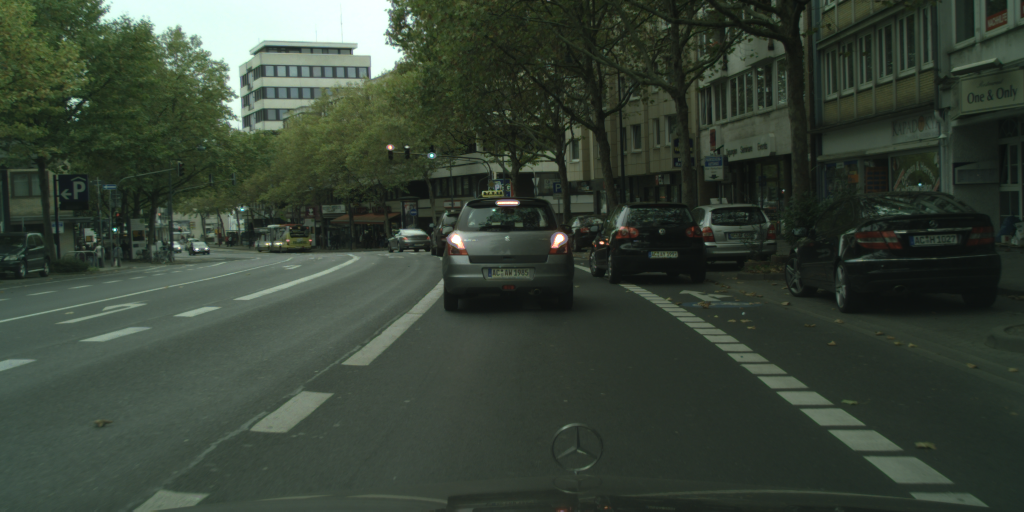
#> input picture single_image/aachen_000011_000019_leftImg8bit.png, 2048 x 1024 px, given in place of 333.jpg, which was not available (shown at 1/2 size)
$ jupyter execute --allow-errors temp.ipynb   (text cells are left out)
#> lines starting #> are read from the running program, lines starting #| are printed output that depends on the picture; pictures that were not available may be replaced by others from this repository, and a replacement may not be noted
[cell 1]
# import the libraries:
from typing import List, Optional, Union, Dict, Tuple
import json
import argparse
from pathlib import Path
import cv2

import numpy as np
from scipy import signal as sg
from scipy.ndimage import maximum_filter
from PIL import Image
import matplotlib.pyplot as plt

[cell 2]
# upload an image from the path: single_image/aachen_000011_000019_leftImg8bit.png
img = plt.imread("single_image/333.jpg")
#> img is the input picture: shape (1024, 2048, 3) float32; mean R, G, B 0.219, 0.26, 0.214
if img.max() <= 1:
    img = (img * 255).astype(np.uint8)

[cell 3]
# show the img:
plt.imshow(img)

[cell 4]
# print thre shape of the image:
print(img.shape)
#| (1024, 2048, 3)

[cell 5]
# store the blue channel of the image
blue_img = img[:,:,2] # 0:R, 1:G, 2:B
# store the green channel of the image
green_img = img[:,:,1] # 0:R, 1:G, 2:B
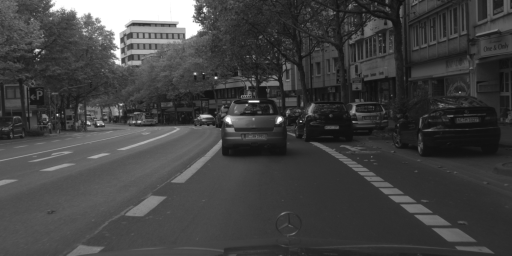
#> green_img: shape (1024, 2048) (shown at 1/4 size); min 12, max 255, mean 66.2
# store the red channel of the image
red_img = img[:,:,0] # 0:R, 1:G, 2:B
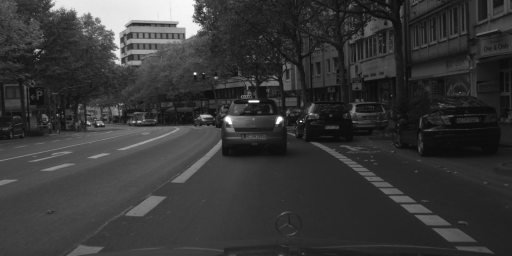
#> red_img: shape (1024, 2048) (shown at 1/4 size); min 0, max 255, mean 55.5

[cell 6]
# print the pixels of blue_img:
print(blue_img)
#> (printed output is left out)

# write to txt file:
np.savetxt('tl_blue_img.txt', blue_img, fmt='%d')

[cell 7]
# print the pixels of blue_img:
print(green_img)
#> (printed output is left out)

# write to txt file:
np.savetxt('tl_green_img.txt', green_img, fmt='%d')

[cell 8]
# print the pixels of the red_img:
print(red_img)
#> (printed output is left out)

# write to txt file:
np.savetxt('tl_red_img.txt', red_img, fmt='%d')

[cell 9]
# function that return the numbers of rows in a txt file:
def count_rows(file_name):
    with open(file_name) as file:
        return len(file.readlines())

[cell 10]
# count the rows in the red_img.txt file:
print('number iof rows in red_img.txt:')
print(count_rows('tl_red_img.txt'))

# count the rows in the green_img.txt file:
print('number iof rows in green_img.txt:')
print(count_rows('tl_green_img.txt'))

# count the rows in the blue_img.txt file:
print('number iof rows in blue_img.txt:')
print(count_rows('tl_blue_img.txt'))

[cell 11]
def max_length(file):
#> called with file = 'tl_red_img.txt'
    max_count = 0
    with open(file, 'r') as f:
        for line in f:
            count = len([int(item) for item in line.strip().split() if item.isdigit()])
            if count > max_count:
                max_count = count
    return max_count

[cell 12]
# max length int the red_image.txt file:
max_length("tl_red_img.txt")

[cell 13]
# max length in green_img.txt:
max_length("tl_green_img.txt")

[cell 14]
# max lenght in blue_img.txt:
max_length("tl_blue_img.txt")

[cell 15]
def has_same_number_of_numbers(file):
#> called with file = 'tl_red_img.txt'
    previous_count = None
    with open(file, 'r') as f:
        for line in f:
            count = len([item for item in line.strip().split() if item.isdigit()])
            if previous_count is not None and count != previous_count:
                return False
            previous_count = count
    return True

[cell 16]
# chack if the red image has the same number of numbers as the original image
print("red image:")
print(has_same_number_of_numbers("tl_red_img.txt"))

# chack if the green image has the same number of numbers as the original image:
print("green image:")
print(has_same_number_of_numbers("tl_green_img.txt"))

# chack if the blue image has the same number of numbers as the original image:
print("blue image:")
print(has_same_number_of_numbers("tl_blue_img.txt"))

[cell 17]
# function the gets two path of txt files and returns the content of the files are equal:
def compare_files(path1, path2):
    with open(path1, 'r') as file1, open(path2, 'r') as file2:
        return file1.read() == file2.read()

[cell 18]
#================
# compare files:
#================

# compare red and blue:
print ("red and blue:")
print(compare_files('tl_red_img.txt',"tl_blue_img.txt"))

# compare red and green:
print ("red and green:")
print(compare_files('tl_red_img.txt',"tl_green_img.txt"))

# compare blue and green:
print ("blue and green:")
print(compare_files('tl_blue_img.txt',"tl_green_img.txt"))

[cell 19]
# function that gets txt file side 2048x1024 and show the image in red channel:

def show_red_channel(txt_file):
    # Read the data from the txt file
    data = np.loadtxt(txt_file, dtype=np.uint8)

    red_channel_image = data.reshape(data.shape[0], data.shape[1])

    # Create an RGB image with the red channel
    rgb_image = np.zeros((data.shape[0], data.shape[1], 3), dtype=np.uint8)
    rgb_image[:,:,0] = red_channel_image # 0-red channel, 1-green channel, 2-blue channel

    # Display the image
    plt.imshow(rgb_image)
    plt.axis('off') # to remove axis
    plt.show()

[cell 20]
# function that gets txt file side 2048x1024 and save in red channel:
def save_red_channel(txt_file, output_image_file):
    # Read the data from the txt file
    data = np.loadtxt(txt_file, dtype=np.uint8)

    red_channel_image = data.reshape(data.shape[0], data.shape[1])

    # Create an RGB image with the red channel
    rgb_image = np.zeros((data.shape[0], data.shape[1], 3), dtype=np.uint8)
    rgb_image[:,:,0] = red_channel_image # 0-red channel, 1-green channel, 2-blue channel

    # Save the image to the specified file
    plt.imsave(output_image_file, rgb_image)

#> (a cell that did not finish here is left out)

#> (a cell that did not finish here is left out)


[cell 23]
# function that gets txt file and show the image in red channel:

def show_green_channel(txt_file):
    # Read the data from the txt file
    data = np.loadtxt(txt_file, dtype=np.uint8)

    green_channel_image = data.reshape(data.shape[0], data.shape[1])

    # Create an RGB image with the red channel
    rgb_image = np.zeros((data.shape[0], data.shape[1], 3), dtype=np.uint8)
    rgb_image[:,:,1] = green_channel_image # 0-red channel, 1-green channel, 2-blue channel

    # Display the image
    plt.imshow(rgb_image)
    plt.axis('off') # to remove axis
    plt.show()

[cell 24]
# function that gets txt file  and save in green channel:
def save_green_channel(txt_file, output_image_file):
    # Read the data from the txt file
    data = np.loadtxt(txt_file, dtype=np.uint8)

    green_channel_image = data.reshape(data.shape[0], data.shape[1])

    # Create an RGB image with the red channel
    rgb_image = np.zeros((data.shape[0], data.shape[1], 3), dtype=np.uint8)
    rgb_image[:,:,1] = green_channel_image # 0-red channel, 1-green channel, 2-blue channel

    # Save the image to the specified file
    plt.imsave(output_image_file, rgb_image)

#> (a cell that did not finish here is left out)

#> (a cell that did not finish here is left out)


[cell 27]
# function that gets txt file side 2048x1024 and show the image in red channel:

def show_blue_channel(txt_file):
    # Read the data from the txt file
    data = np.loadtxt(txt_file, dtype=np.uint8)

    blue_channel_image = data.reshape(data.shape[0], data.shape[1])

    # Create an RGB image with the red channel
    rgb_image = np.zeros((data.shape[0], data.shape[1], 3), dtype=np.uint8)
    rgb_image[:,:,2] = blue_channel_image # 0-red channel, 1-green channel, 2-blue channel

    # Display the image
    plt.imshow(rgb_image)
    plt.axis('off') # to remove axis
    plt.show()

[cell 28]
# function that gets txt file side 2048x1024 and save in red channel:
def save_blue_channel(txt_file, output_image_file):
    # Read the data from the txt file
    data = np.loadtxt(txt_file, dtype=np.uint8)

    blue_channel_image = data.reshape(data.shape[0], data.shape[1])

    # Create an RGB image with the red channel
    rgb_image = np.zeros((data.shape[0], data.shape[1], 3), dtype=np.uint8)
    rgb_image[:,:,2] = blue_channel_image # 0-red channel, 1-green channel, 2-blue channel

    # Save the image to the specified file
    plt.imsave(output_image_file, rgb_image)

#> (a cell that did not finish here is left out)

#> (a cell that did not finish here is left out)


[cell 31]
# Red chanel information:
new_red_img = plt.imread('./outputs_image_one_chanel/tl_red.png')
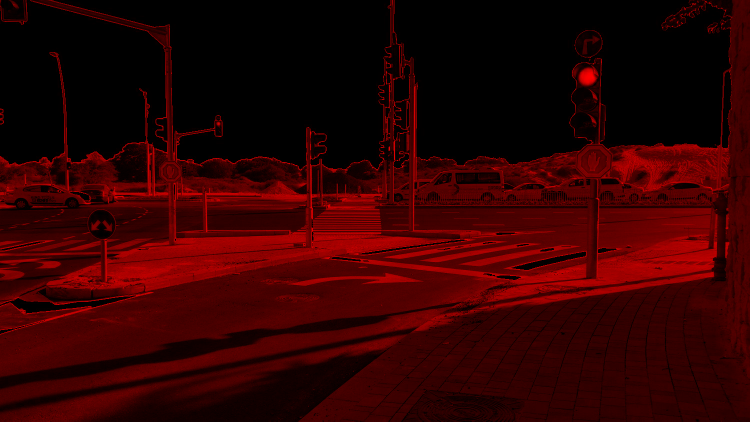
#> input picture outputs_image_one_chanel/tl_red.png, 1500 x 843 px (shown at 1/2 size)
#> new_red_img is the input picture: shape (843, 1500, 4) float32; mean R, G, B, A 0.196, 0, 0, 1
if img.max() <= 1:
    new_red_img = (img * 255).astype(np.uint8)

# print the shape of the image:
print(new_red_img.shape)
#| (843, 1500, 4)

# print the red channel:
print(new_red_img[:,:,0])
#> (printed output is left out)

# print the green channel:
print(new_red_img[:,:,1])
#> (printed output is left out)

# print the blue channel:
print(new_red_img[:,:,2])
#> (printed output is left out)

print(new_red_img[:,:,3])
#> (printed output is left out)

[cell 32]
# Green channel information:

# Read the green channel image (replace with the correct path)
new_green_img = plt.imread('./outputs_image_one_chanel/tl_green.png')
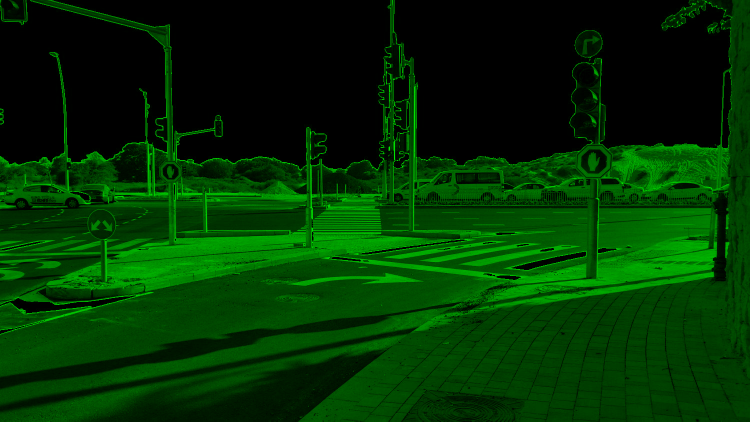
#> input picture outputs_image_one_chanel/tl_green.png, 1500 x 843 px (shown at 1/2 size)
#> new_green_img is the input picture: shape (843, 1500, 4) float32; mean R, G, B, A 0, 0.2, 0, 1
if img.max() <= 1:
    new_green_img = (img * 255).astype(np.uint8)
# Print the shape of the image
print(new_green_img.shape)
#| (843, 1500, 4)

# Print the red channel (should be all zeros or the same value)
print(new_green_img[:,:,0])
#> (printed output is left out)

# Print the green channel (should contain the data)
print(new_green_img[:,:,1])
#> (printed output is left out)

# Print the blue channel (should be all zeros or the same value)
print(new_green_img[:,:,2])
#> (printed output is left out)

# Print the alpha channel if present (may be all ones for full opacity)
print(new_green_img[:,:,3])
#> (printed output is left out)

[cell 33]
# Blue channel information:
new_blue_img = plt.imread('./outputs_image_one_chanel/tl_blue.png')
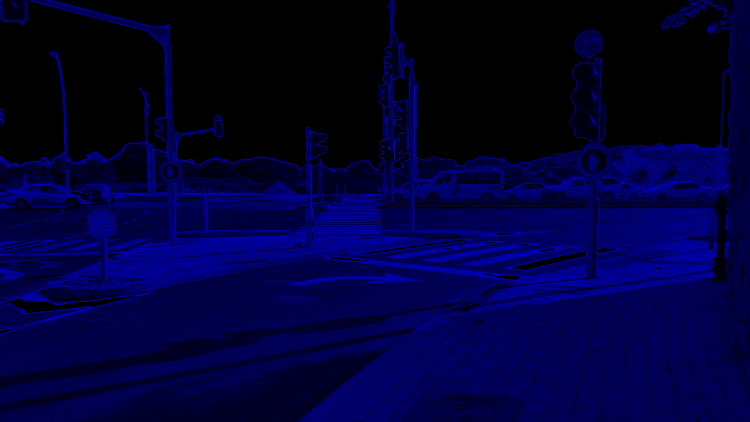
#> input picture outputs_image_one_chanel/tl_blue.png, 1500 x 843 px (shown at 1/2 size)
#> new_blue_img is the input picture: shape (843, 1500, 4) float32; mean R, G, B, A 0, 0, 0.218, 1
if img.max() <= 1:
    new_red_img = (img * 255).astype(np.uint8)

# Print the shape of the image:
print(new_blue_img.shape)
#| (843, 1500, 4)

# Print the red channel:
print(new_blue_img[:,:,0])
#> (printed output is left out)

# Print the green channel:
print(new_blue_img[:,:,1])
#> (printed output is left out)

# Print the blue channel:
print(new_blue_img[:,:,2])
#> (printed output is left out)

# Print the alpha channel (if it exists):
if new_blue_img.shape[2] == 4:
    print(new_blue_img[:,:,3])
#> (printed output is left out)

[cell 34]
# function to show image from txt file - gray scale
def show_image(txt_file):
    # Read the data from the txt file
    data = np.loadtxt(txt_file, dtype=np.uint8)

    # Reshape the data into an image format (1024, 2048)
    # This assumes that a single channel (e.g., red) is stored in the file
    channel_image = data.reshape(data.shape[0], data.shape[1])

    # Create a greyscale image using the channel
    grey_image = np.stack([channel_image]*3, axis=-1)

    # Display the image
    plt.imshow(grey_image, cmap='gray')
    plt.axis('off') # to remove axis
    plt.show()

#> (a cell that did not finish here is left out)

#> (a cell that did not finish here is left out)


#> (a cell that did not finish here is left out)


[cell 38]
# function to save image from txt file - gray scale:
def save_image(txt_file, output_path):
    # Read the data from the txt file
    data = np.loadtxt(txt_file, dtype=np.uint8)

    # Reshape the data into an image format (1024, 2048)
    # This assumes that a single channel (e.g., red) is stored in the file
    channel_image = data.reshape(data.shape[0], data.shape[1])

    # Create a greyscale image using the channel
    grey_image = np.stack([channel_image]*3, axis=-1)

    # Save the image to the specified output path
    plt.imsave(output_path, grey_image, cmap='gray')

[cell 39]
txt_file_path = "tl_red_img.txt"
output_image_path = "./outputs_image_one_chanel/tl_grey_scale_red_img.png"

#> (the rest of this cell did not finish here and is left out)

[cell 40]
txt_file_path = "tl_green_img.txt"
output_image_path = "./outputs_image_one_chanel/tl_grey_scale_green_img.png"

#> (the rest of this cell did not finish here and is left out)


[cell 41]
txt_file_path = "tl_blue_img.txt"
output_image_path = "./outputs_image_one_chanel/tl_grey_scale_blue_img.png"

#> (the rest of this cell did not finish here and is left out)


[cell 42]
# function the read pixels form txt file to np array size nxm
def read_pixels(file_name):
#> called with file_name = 'tl_red_img.txt'
    pixels = []
    with open(file_name, 'r') as f:
        for line in f:
            pixels.append(line.split())
    return np.array(pixels, dtype=np.uint8)

[cell 43]
from PIL import Image, ImageDraw
import numpy as np
from scipy.ndimage import convolve

def mark_regions(numpy_pixels):
    # Convert the input 2D numpy array to a PIL image (grayscale)
    grayscale_image = Image.fromarray(numpy_pixels.astype('uint8'))

    # Create a new RGB image to draw the "X" marks on
    marked_image = grayscale_image.convert("RGB")

    # Initialize the drawing context
    draw = ImageDraw.Draw(marked_image)

    # Define the convolution kernel
    kernel = np.array([[1/9, 1/9, 1/9], [1/9, 1/9, 1/9], [1/9, 1/9, 1/9]])

    # Apply the convolution operation to get a score for each pixel
    score = convolve(numpy_pixels, kernel)

    # Loop through each pixel and mark the regions with an "X" mark
    height, width = numpy_pixels.shape
    for y in range(height):
        for x in range(width):
            # Check if the score is above a threshold to consider it a region to mark
            if score[y, x] > 210:
                # Draw a green "X" mark at the current pixel
                draw.line([(x - 5, y - 5), (x + 5, y + 5)], fill="green", width=2)
                draw.line([(x - 5, y + 5), (x + 5, y - 5)], fill="green", width=2)

    # Save the image
    marked_image.save("outputs_image_one_chanel/x_tl_grey_scale_red_img.png")
    return marked_image

[cell 44]
red_pixels = read_pixels("tl_red_img.txt")
print(red_pixels)

[cell 45]
red_pixels.shape

[cell 46]
green_pixels = read_pixels("tl_green_img.txt")
print(green_pixels)

[cell 47]
blue_pixels = read_pixels("tl_blue_img.txt")
print(blue_pixels)

[cell 48]
# Mark red regions with a black "X" mark using convolution
marked_image = mark_regions(red_pixels)

# Save the marked image
marked_image.show()

[cell 49]
# Mark red regions with a black "X" mark using convolution
marked_image = mark_regions(green_pixels)

# Save the marked image
marked_image.show()

[cell 50]
# Mark red regions with a black "X" mark using convolution
marked_image = mark_regions(blue_pixels)
#> in mark_regions (call 3), `marked_image.save("outputs_image_one_chanel/x_tl_grey_scale_red_img.pn..`:
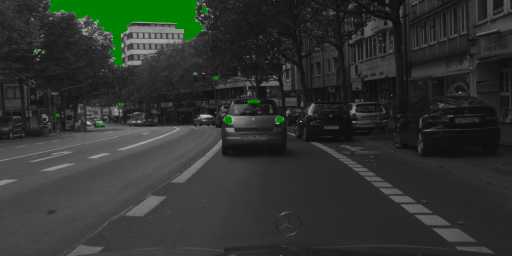
#> saved as x_tl_grey_scale_red_img.png: PIL image 2048x1024 RGB (shown at 1/4 size); mean R, G, B 47.3, 51.2, 47.3

# Save the marked image
marked_image.show()

[cell 51]
import numpy as np
import matplotlib.pyplot as plt
from PIL import Image

def darken_sky(image_path, output_path):
    # Read the image
#> called with image_path = 'single_image/tl.jpg', output_path = 'single_image/tl_darkened_sky.jpg'
    image = Image.open(image_path)
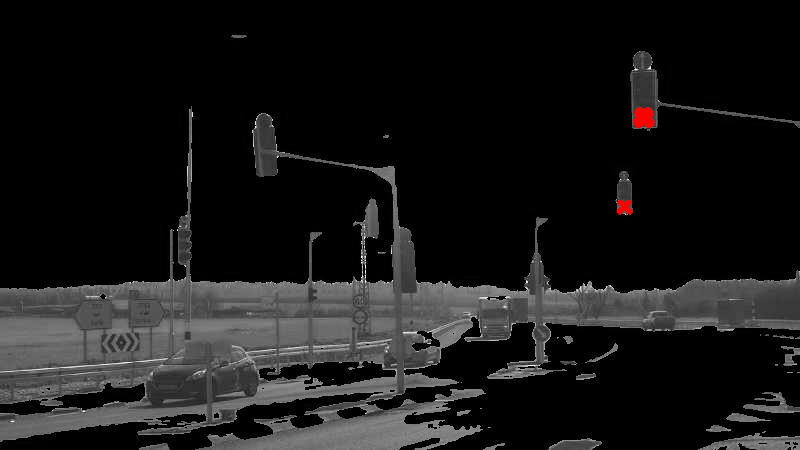
#> input picture outputs_image_one_chanel/555.png, 800 x 450 px, given in place of tl.jpg, which was not available
#> image is the input picture: PIL image 800x450 RGB; mean R, G, B 24.5, 24.1, 24.1
    image_np = np.array(image)

    # Extract the blue channel
    blue_channel = image_np[:,:,2]

    # Define a factor by which to reduce the intensity of the blue channel
    reduction_factor = 0.5

    # Reduce the intensity of the blue channel
    blue_channel = (blue_channel * reduction_factor).astype(np.uint8)
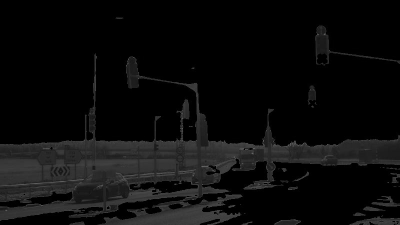
#> blue_channel: shape (450, 800) (shown at 1/2 size); min 0, max 127, mean 12

    # Replace the blue channel in the original image
    image_np[:,:,2] = blue_channel
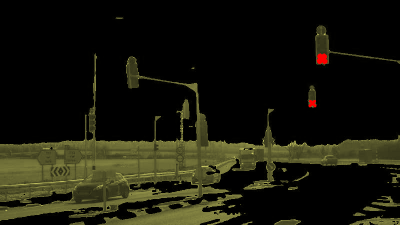
#> image_np: shape (450, 800, 3) (shown at 1/2 size); mean R, G, B 24.5, 24.1, 12

    # Create and save the output image
    output_image = Image.fromarray(image_np)
    output_image.save(output_path)

    # Display the original and enhanced image
    plt.subplot(1, 2, 1)
    plt.imshow(Image.open(image_path))
    plt.axis('off')
    plt.title('Original')

    plt.subplot(1, 2, 2)
    plt.imshow(image_np)
    plt.axis('off')
    plt.title('Darkened Sky')

    plt.show()

# Call the function with your image path and output path
darken_sky("single_image/tl.jpg", "single_image/tl_darkened_sky.jpg")

[cell 52]
# function that get txt file and return is there is a value that bigger than n (parameter):
# asume that the txt file has many lines and each line has many numbers
def is_bigger_than_n(file_name, n):
#> called with file_name = 'tl_blue_img.txt', n = 240
    with open(file_name, 'r') as f:
        for line in f:
            for number in line.split():
                if int(number) > n:
                    return True
    return False

[cell 53]
is_bigger_than_n("tl_blue_img.txt", 240)

[cell 54]
from scipy.ndimage import convolve
import numpy as np
import matplotlib.pyplot as plt
from PIL import Image

def make_sky_black(image):
    # Convert the image to float
    img = np.array(image, dtype=float) / 255
#> img: shape (450, 800, 3) float64

    # Extract the blue channel
    blue_channel = img[:,:,2]

    # Create a kernel to detect the sky.
    # This kernel is a simple averaging filter to smooth the image
    kernel = np.ones((5,5)) / 25

    # Convolve the blue channel with the kernel
    blue_smoothed = convolve(blue_channel, kernel)
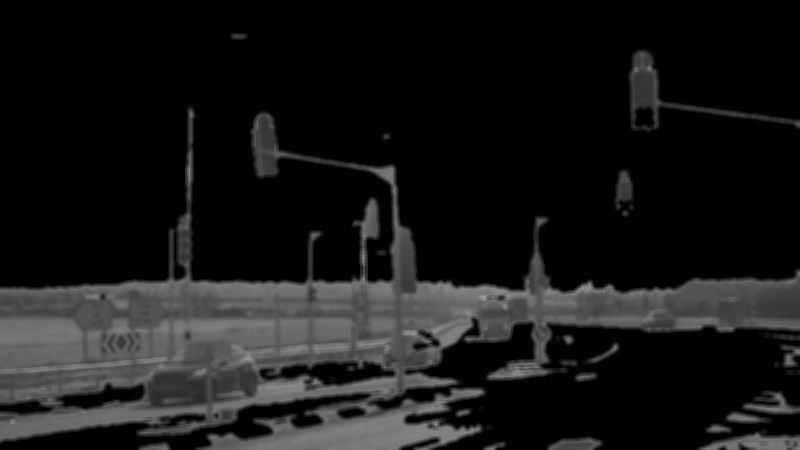
#> blue_smoothed: shape (450, 800) float64; min 0, max 0.61, mean 0.0947

    # Create a mask where the blue channel is above a certain threshold
    mask = blue_smoothed > 0.7
#> mask: shape (450, 800) bool; every value is 0

    # Apply the mask to all channels, setting them to 0 (black)
    img[mask] = 0

    # Convert back to 8-bit integer
    img_black_sky = (img * 255).astype(np.uint8)

    return Image.fromarray(img_black_sky)

# Load an example image
image_path = 'single_image/redLights.jpg'
image = Image.open(image_path)

# Call the function
black_sky_image = make_sky_black(image)

# Display the original and processed images
plt.subplot(1,2,1)
plt.imshow(image)
plt.title('Original Image')
plt.axis('off')

plt.subplot(1,2,2)
plt.imshow(black_sky_image)
plt.title('Sky Made Black')
plt.axis('off')

plt.show()
# Define the path where you want to save the image
save_path = '333.jpg'

# Save the image
black_sky_image.save(save_path)

print(f"Image saved to {save_path}")
